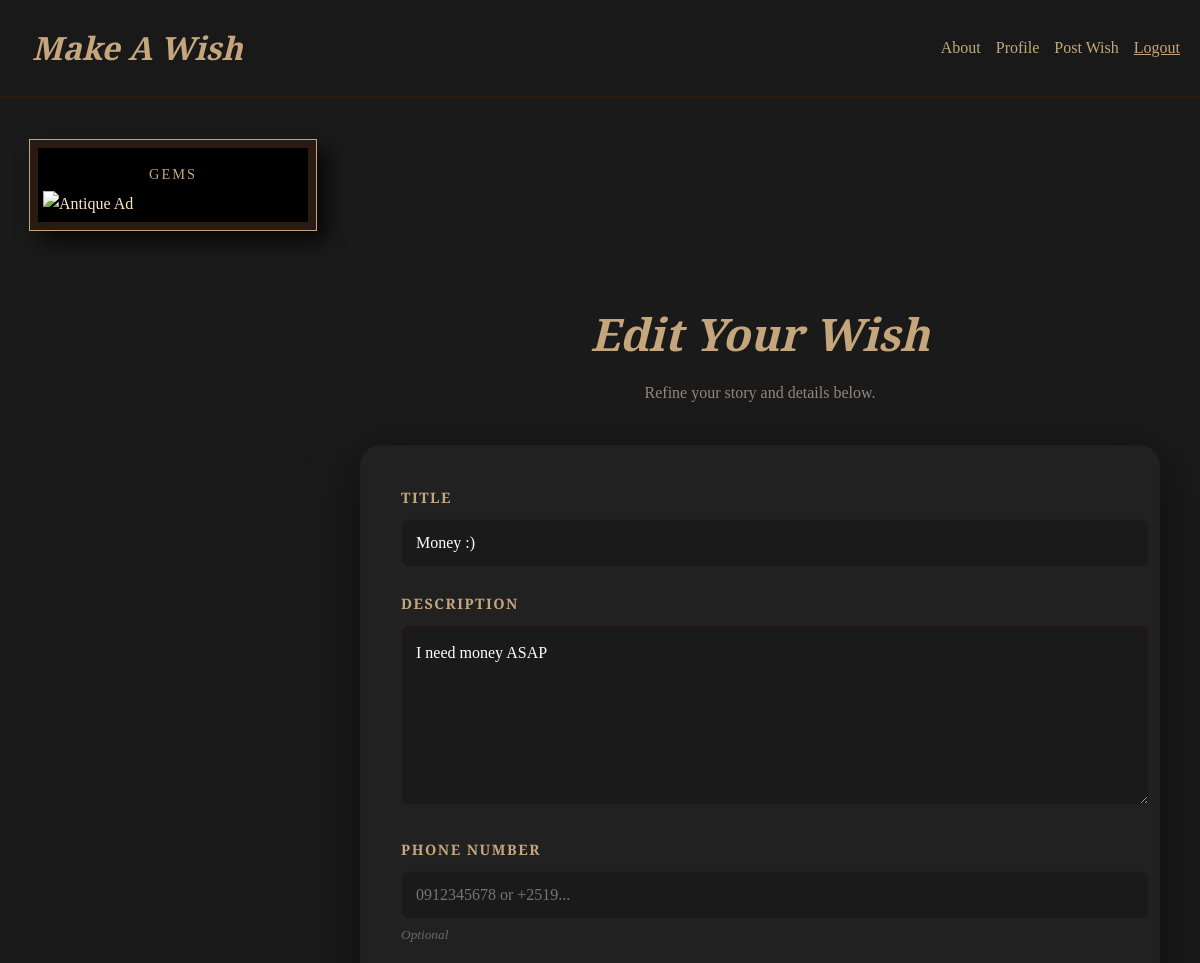
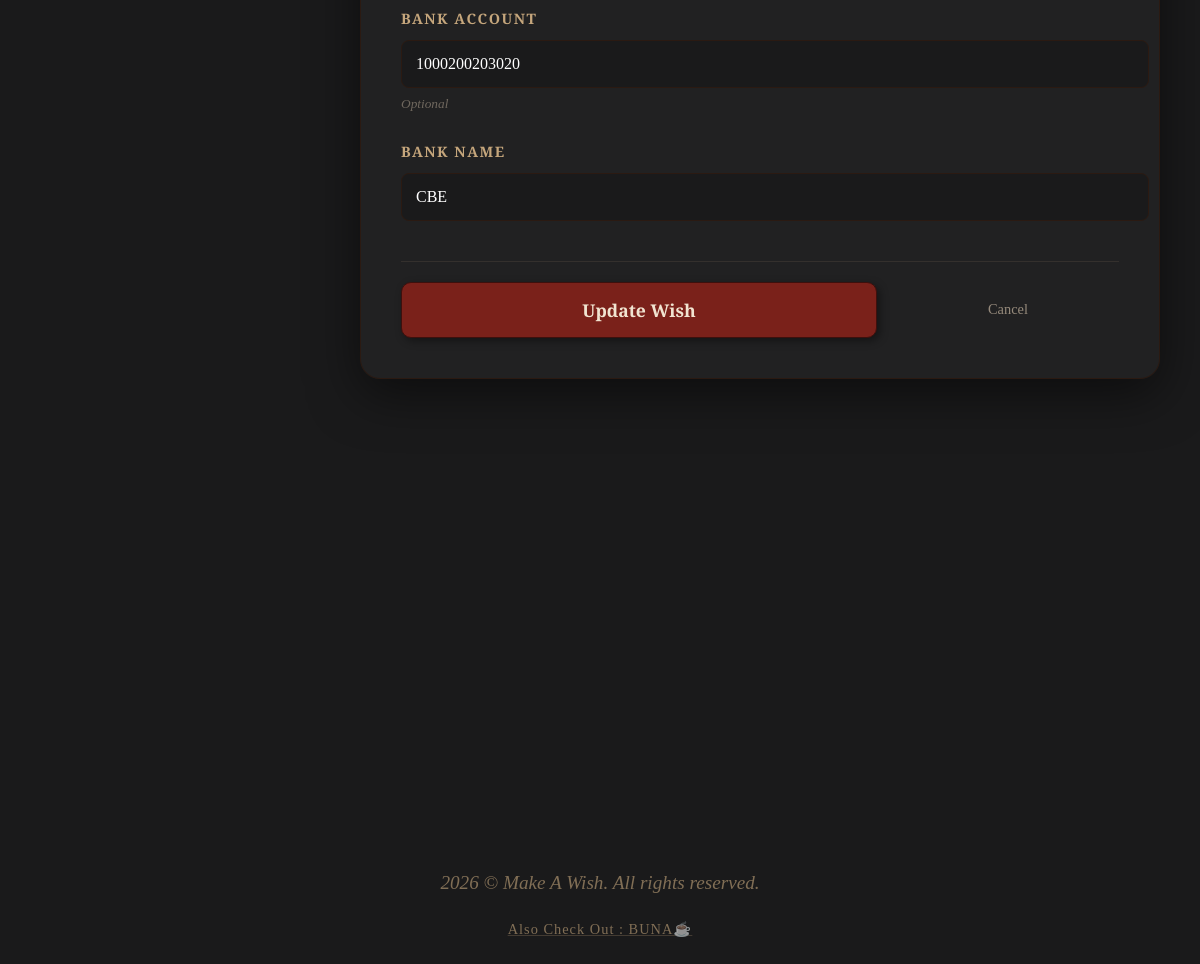
Page /wishes/3/update/ (signed in) on the committed database (2 pictures, top to bottom).
### wishes/models.py (models this page shows, shortened)
class Wish(models.Model):
    title = models.CharField(max_length=50)
    description = models.TextField()
    created_at = models.DateTimeField(default=timezone.now)
    is_granted = models.BooleanField(default=False, verbose_name="Granted")
    phone_number = models.CharField(
        max_length=20,
        blank=True,
        null=True,
        help_text="Optional"
    )
    bank_account = models.CharField(
        max_length=50,
        blank=True,
        null=True,
        help_text="Optional"
    )
    bank_name = models.CharField(
        max_length=100,
        blank=True,
        null=True,
    )
    user = models.ForeignKey(CustomUser, on_delete=models.CASCADE, related_name='wishes')

### wishes/views.py (the view)
# urls.py: path('<int:pk>/update/', WishUpdateView.as_view(), name='update'),
class WishUpdateView(LoginRequiredMixin, UpdateView):
    model = Wish
    form_class = WishForm
    template_name = 'wishes/wish_form.html'     # same form as create — good reuse
    success_url = reverse_lazy('wishes:list')
    def get_queryset(self):
        return Wish.objects.filter(user=self.request.user)

### wishes/forms.py
class WishForm(forms.ModelForm):
    class Meta:
        model = Wish
        fields = ['title', 'description', 'phone_number', 'bank_account', 'bank_name'
        ]
        widgets = {
            'title': forms.TextInput(attrs={'placeholder': 'I need money holmes:)'}),
            'description': forms.Textarea(attrs={'rows': 5}),
            'phone_number': forms.TextInput(attrs={'placeholder': '0912345678 or +2519...'}),
            'bank_account': forms.TextInput(attrs={'placeholder': 'Account number'}),
        }

### templates/wishes/wish_form.html (shortened to what this page needs)
{% extends 'base.html' %}
{% block content %}
<div style="max-width: 800px; margin: 60px auto; padding: 20px;">
    <div style="text-align: center; margin-bottom: 40px;">
        <h2 style="color: var(--faded-gold); font-family: 'Playfair Display', serif; font-size: 2.8rem; margin: 0;">
            {% if object %}Edit Your Wish{% else %}Share a New Wish{% endif %}
        </h2>
        <p style="color: var(--parchment); opacity: 0.6; margin-top: 10px;">
            {% if object %}Refine your story and details below.{% else %}Tell the community what you need or what you're dreaming of.{% endif %}
        </p>
    </div>
    <div style="background: rgba(255,255,255,0.03); border: 1px solid var(--wood); border-radius: 20px; padding: 40px; box-shadow: 0 15px 50px rgba(0,0,0,0.5);">
        <form method="post">
            <div class="custom-form-wrapper">
                {% for field in form %}
                    <div style="margin-bottom: 25px;">
                        <label style="display: block; color: var(--faded-gold); font-size: 0.9rem; text-transform: uppercase; letter-spacing: 1.5px; margin-bottom: 10px; font-weight: bold;">
                            {{ field.label }}
                        </label>
                        <div class="field-container">
                            {{ field }}
                        </div>
                        {% if field.help_text %}
                            <small style="display: block; color: var(--parchment); opacity: 0.4; margin-top: 5px; font-style: italic;">
                                {{ field.help_text }}
                            </small>
                        {% endif %}
                    </div>
                {% endfor %}
            </div>
            <div style="display: flex; gap: 20px; align-items: center; margin-top: 40px; padding-top: 20px; border-top: 1px solid rgba(210,180,140,0.1);">
                <button type="submit" class="btn" style="flex: 2; padding: 15px; font-size: 1.1rem; border-radius: 10px; font-weight: bold;">
                    {% if object %}Update Wish{% else %}Post Wish to Feed{% endif %}
                </button>
                <a href="{% if object %}{% url 'wishes:detail' object.pk %}{% else %}{% url 'home' %}{% endif %}"
                   style="flex: 1; text-align: center; color: var(--parchment); text-decoration: none; opacity: 0.6; font-size: 0.9rem; transition: 0.3s;"
                   onmouseover="this.style.opacity='1'" onmouseout="this.style.opacity='0.6'">
                    Cancel
                </a>
            </div>
        </form>
    </div>
</div>
{% endblock %}

### templates/base.html (style rules this page uses)
:root { --wood: #2b1a12; --parchment: #e2cfb6; --dark-ink: #1a1a1b; --faded-gold: #c5a67c; }
body { background-color: var(--dark-ink); background-image: url("https://www.transparenttextures.com/patterns/dark-wood.png"); color: var(--parchment); font-family: 'Crimson Text', serif; line-height: 1.6; margin: 0; padding: 0; }
h2, h3 { font-family: 'Playfair Display', serif; font-style: italic; color: var(--faded-gold); }
a { color: var(--faded-gold); text-decoration: underline; text-decoration-color: rgba(197, 166, 124, 0.4); transition: 0.3s; }
.btn { background: #7a211a; color: #f1e4d1; border: 1px solid #3d100d; padding: 12px 28px; font-family: 'Playfair Display', serif; font-weight: bold; font-size: 1.1rem; cursor: pointer; box-shadow: 3px 3px 8px rgba(0,0,0,0.4); transition: 0.2s; }

### templates/wishes/wish_form.html (style rules this page uses)
.field-container input, .field-container textarea, .field-container select { width: 100%; padding: 14px; background: rgba(0, 0, 0, 0.2) !important; border: 1px solid var(--wood) !important; border-radius: 8px !important; color: white !important; font-family: inherit; font-size: 1rem; transition: border-color 0.3s, box-shadow 0.3s; }
.field-container textarea { min-height: 150px; line-height: 1.6; }

### rows in the picture
Wish: form "Money :)" "I need money ASAP" "1000200203020" "CBE"

### other values in the picture
{{ field.label }} "TITLE" "DESCRIPTION" "PHONE NUMBER" "BANK ACCOUNT" "BANK NAME"
{{ field.help_text }} "Optional" "Optional"
